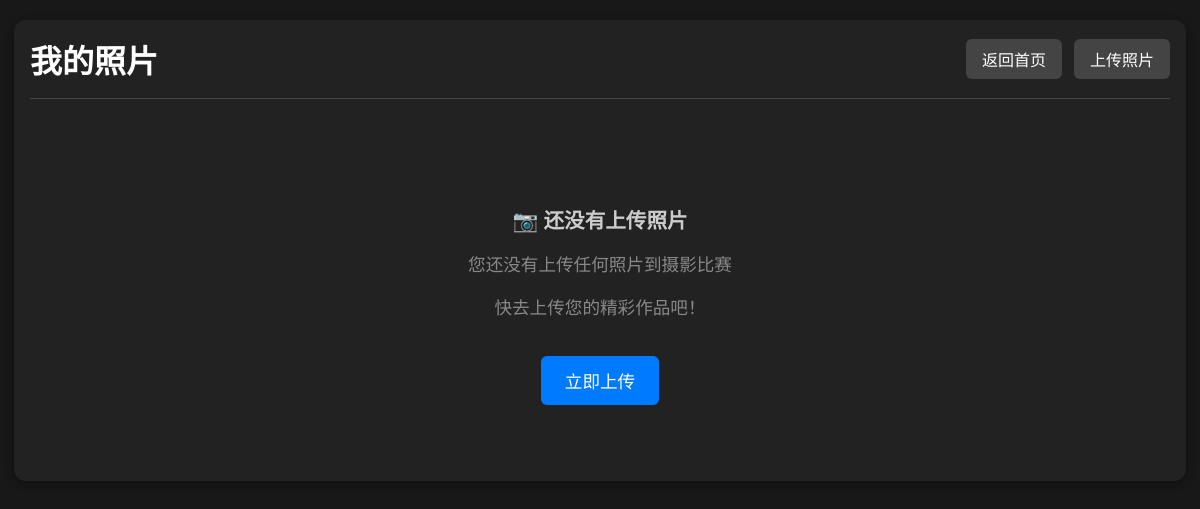
The page /my_photos (signed in) on the database as committed earlier.
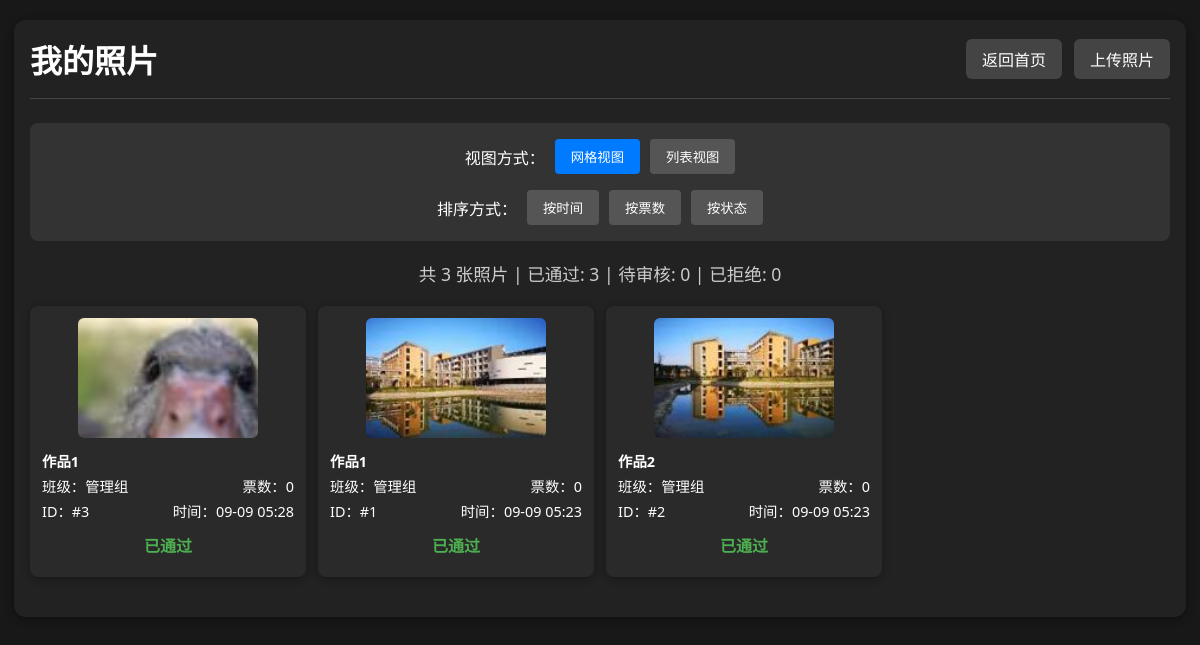
The same page on the database as committed later.
### app.py (models this page shows)
class Photo(db.Model):
    id = db.Column(db.Integer, primary_key=True)
    url = db.Column(db.String(128))
    thumb_url = db.Column(db.String(128))
    title = db.Column(db.String(100), nullable=True)  # 作品名称
    class_name = db.Column(db.String(32))
    student_name = db.Column(db.String(32))
    vote_count = db.Column(db.Integer, default=0)
    user_id = db.Column(db.Integer, db.ForeignKey('user.id'), nullable=False)
    status = db.Column(db.Integer, default=0)  # 0=待审核, 1=已通过, 2=已拒绝
    created_at = db.Column(db.DateTime, default=db.func.current_timestamp())
    votes = db.relationship('Vote', backref='photo', lazy=True)

### app.py (the view)
@app.route('/my_photos')
@login_required
def my_photos():
    user_id = session.get('user_id')
    my_photos = Photo.query.filter_by(user_id=user_id).order_by(Photo.created_at.desc()).all()
    return render_template('my_photos.html', my_photos=my_photos)

### app.py (called while the page is built)
def login_required(f):
    @wraps(f)
    def decorated_function(*args, **kwargs):
        if 'user_id' not in session:
            return redirect(url_for('login'))
        user = User.query.get(session['user_id'])
        if not user or not user.is_active:
            session.clear()  # 清除session
            flash('账户已被禁用，请联系管理员')
            return redirect(url_for('login'))
        return f(*args, **kwargs)
    return decorated_function

### templates/my_photos.html (shortened to what this page needs)
<!DOCTYPE html>
<html lang="zh-cn">
<head>
</head>
<body>
    <div class="container">
        <div class="header">
            <h1 class="title">我的照片</h1>
            <div class="nav-links">
                <a href="{{ url_for('index') }}" class="nav-btn">返回首页</a>
                <a href="{{ url_for('upload') }}" class="nav-btn">上传照片</a>
            </div>
        </div>
        {% if my_photos %}
        <div class="controls">
            <div class="view-controls">
                <span>视图方式：</span>
                <button class="btn active" onclick="switchView('grid')">网格视图</button>
                <button class="btn" onclick="switchView('list')">列表视图</button>
            </div>
            <div class="sort-controls">
                <span>排序方式：</span>
                <button class="btn active" onclick="sortPhotos('time')">按时间</button>
                <button class="btn" onclick="sortPhotos('votes')">按票数</button>
                <button class="btn" onclick="sortPhotos('status')">按状态</button>
            </div>
        </div>
        <div class="stats">
            共 {{ my_photos|length }} 张照片 |
            已通过: {{ my_photos|selectattr("status", "equalto", 1)|list|length }} |
            待审核: {{ my_photos|selectattr("status", "equalto", 0)|list|length }} |
            已拒绝: {{ my_photos|selectattr("status", "equalto", 2)|list|length }}
        </div>
        <div id="grid-view" class="photo-grid">
            {% for photo in my_photos %}
            <div class="photo-item" data-votes="{{ photo.vote_count }}" data-time="{{ photo.created_at.timestamp() if photo.created_at else 0 }}" data-status="{{ photo.status }}">
                <img src="{{ photo.thumb_url }}" alt="我的照片" onclick="showModal('{{ photo.url }}')">
                <div class="photo-info">
                    {% if photo.title %}
                    <div class="photo-info-row">
                        <span style="font-weight: bold; color: #fff;">{{ photo.title }}</span>
                    </div>
                    {% endif %}
                    <div class="photo-info-row">
                        <span>班级：{{ photo.class_name }}</span>
                        <span>票数：{{ photo.vote_count }}</span>
                    </div>
                    <div class="photo-info-row">
                        <span>ID：#{{ photo.id }}</span>
                        <span>时间：{{ photo.created_at.strftime('%m-%d %H:%M') if photo.created_at else '' }}</span>
                    </div>
                </div>
                <div class="photo-status">
                    {% if photo.status == 0 %}
                        <span class="status-pending">待审核</span>
                    {% elif photo.status == 1 %}
                        <span class="status-approved">已通过</span>
                    {% else %}
                        <span class="status-rejected">已拒绝</span>
                    {% endif %}
                </div>
            </div>
            {% endfor %}
        </div>
        {% else %}
        <div class="empty-state">
            <h3>📷 还没有上传照片</h3>
            <p>您还没有上传任何照片到摄影比赛</p>
            <p>快去上传您的精彩作品吧！</p>
            <a href="{{ url_for('upload') }}" class="upload-link">立即上传</a>
        </div>
        {% endif %}
    </div>
</body>
</html>

Rows that differ between the two databases and show on the page:
added Photo: thumb_url (picture), title "作品1", class_name "管理组", vote_count "0", id "3", created_at "09-09 05:28", status "已通过"
added Photo: thumb_url (picture), title "作品1", class_name "管理组", vote_count "0", id "1", created_at "09-09 05:23", status "已通过"
added Photo: thumb_url (picture), title "作品2", class_name "管理组", vote_count "0", id "2", created_at "09-09 05:23", status "已通过"
Other text that changed with them:
{{ my_photos|length }}: (not shown) → "3"
{{ my_photos|selectattr("status", "equalto", 1)|list|length }}: (not shown) → "3"
{{ my_photos|selectattr("status", "equalto", 0)|list|length }}: (not shown) → "0"
{{ my_photos|selectattr("status", "equalto", 2)|list|length }}: (not shown) → "0"
text no longer shown: "📷 还没有上传照片 您还没有上传任何照片到摄影比赛 快去上传您的精彩作品吧！ 立即上传"
text now shown: "视图方式： 网格视图 列表视图 排序方式： 按时间 按票数 按状态 共 张照片 | 已通过: | 待审核: | 已拒绝:"
